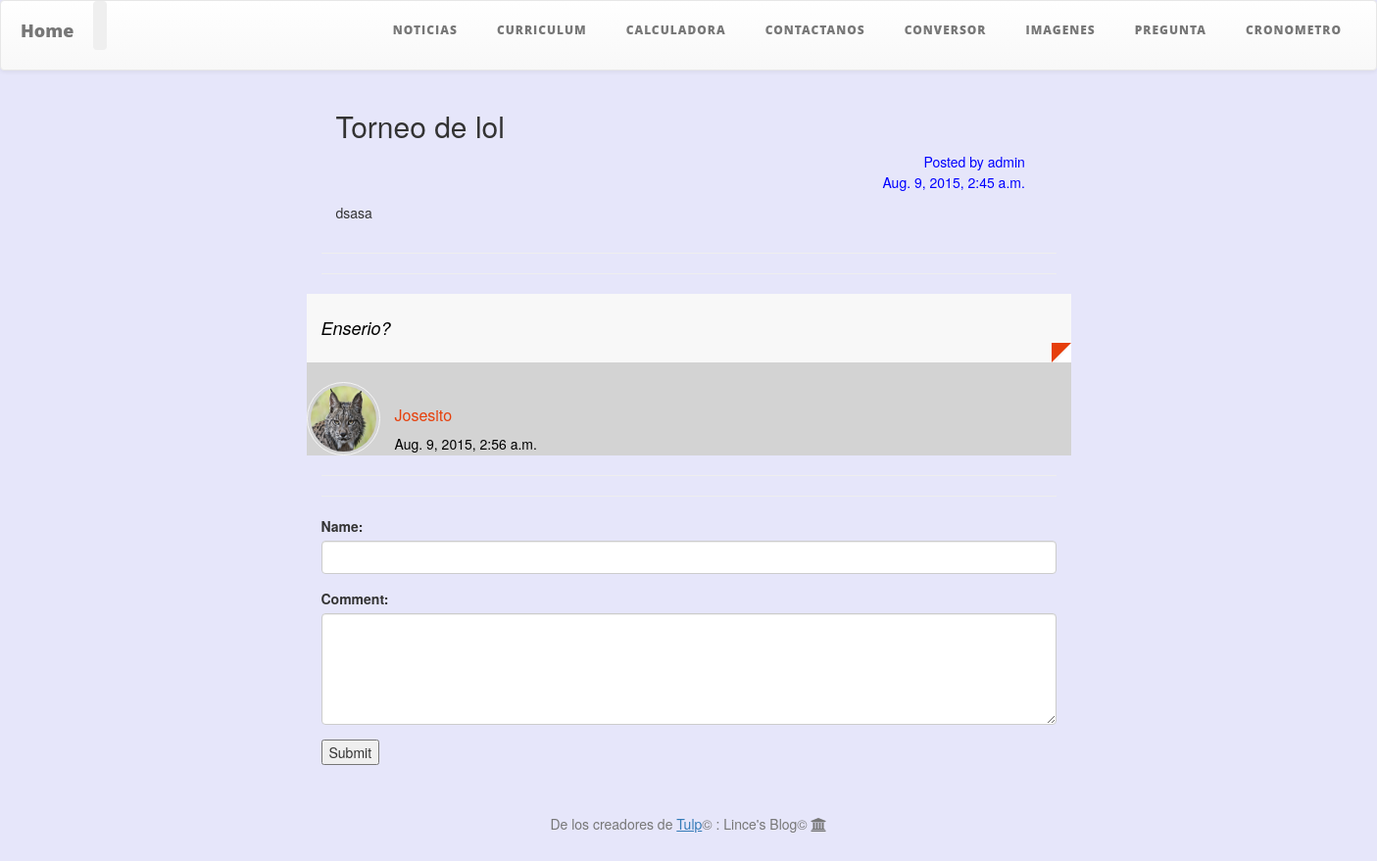
Screenshot of /show_post/3/ with the database file from the repository.
### blogito/models.py (models this page shows, shortened)
class Noticia(models.Model):
    class Meta:
        verbose_name = "Noticia"
        verbose_name_plural = "Noticias"
        ordering=['-fecha']
    titulo = models.CharField(u"Titulo",max_length=200)
    noticia = models.TextField(u"Noticia")
    descripcion = models.TextField(u"Descripcion")
    fecha = models.DateTimeField(u'Fecha del Post',auto_now_add=True)
    categoria = models.ManyToManyField('Categoria')
    published = models.BooleanField(u'Publicado?', default=True)
    autor = models.ForeignKey(User)

class Comentario(models.Model):
    class Meta:
        verbose_name = "Comentario"
        verbose_name_plural = "Comentarios"
        ordering=['-fecha']
    autor = models.CharField(u'Nombre', max_length=100)
    mensaje = models.TextField(u'Mensaje')
    post = models.ForeignKey(Noticia)
    fecha = models.DateTimeField(u'Fecha del Post',auto_now_add=True)

### blogito/views.py (the view)
# urls.py: url(r'^show_post/(?P<id_post>[0-9]+)/$', 'blogito.views.show_post', name='show_post'),
def show_post(request, id_post):
    context = RequestContext(request)
    post = Noticia.objects.get(id=id_post)
    comentarios = Comentario.objects.filter(post_id = id_post)
    return render_to_response('show_post.html',{'post':post, 'comentarios':comentarios}, context)

### blogito/templates/show_post.html (shortened to what this page needs)
{% extends 'base.html' %}
{% load staticfiles %}
{% block content %}
    <div class="container">
            <ul style="list-style-type:none">
                <li>
                <div class="col-md-8 col-md-offset-0" style="margin-left:-5%">
                        <h2 >
                            {{post.titulo}}
                        </h2>
                        <p style="text-align:right;color:blue">
                            Posted by {{post.autor}}<br>
                            {{post.fecha}}
                        </p>
                        <p>
                            {{post.noticia}}
                        </p>
                </div>
                </li>
            </ul>
    </div>
    <hr class="featurette-divider"></hr>
    <hr class="featurette-divider"></hr>
        <div id="mensajes" style="background:lightgrey;"class="row">
                {% include "mensajes.html" %}
        </div>
    <hr class="featurette-divider"></hr>
    <hr class="featurette-divider"></hr>
    <div style="background:;">
        <div class="form-group" >
          <label for="usr">Name:</label>
          <input type="text" id="nombre"class="form-control" id="usr">
        </div>
         <div class="form-group">
          <label for="comment">Comment:</label>
          <textarea class="form-control" id="comentario"rows="5" id="comment"></textarea>
        </div>
        <input type="button" id="send" value="Submit">
        </div>
    </div>
</div>
{% endblock %}

### blogito/templates/mensajes.html
{% load staticfiles %}
{% for comentario in comentarios %}
            <div class="testimonials">
                <div class="active item">
                  <blockquote><h4 style="color:black;">{{comentario.mensaje}}</h4></blockquote>
                  <div class="carousel-info">
                    <img alt="" src="{% static 'css/Images/lince.jpg' %}" class="pull-left">
                    <div class="pull-left">
                      <span class="testimonials-name">{{comentario.autor}}</span>
                      <span class="testimonials-date">{{comentario.fecha}}</span>
                    </div>
                  </div>
                </div>
            </div>
{% endfor %}

### blogito/static/css/clean-blog.css (style rules this page uses)
body { font-family: 'Lora', 'Times New Roman', serif; font-size: 20px; color: #404040; }
p { line-height: 1.5; margin: 30px 0; }
h1, h2, h3, h4, h5, h6 { font-family: 'Open Sans', 'Helvetica Neue', Helvetica, Arial, sans-serif; font-weight: 800; }
blockquote { color: #808080; font-style: italic; }
body { webkit-tap-highlight-color: #0085a1; }

### blogito/static/css/style.css (style rules this page uses)
.testimonials blockquote { background: #f8f8f8 none repeat scroll 0 0; border: medium none; color: #666; display: block; font-size: 14px; line-height: 20px; padding: 15px; position: relative; }
.testimonials blockquote::before { width: 0; height: 0; right: 0; bottom: 0; content: " "; display: block; position: absolute; border-bottom: 20px solid #fff; border-right: 0 solid transparent; border-left: 15px solid transparent; border-left-style: inset; border-bottom-style: inset; }
.testimonials blockquote::after { width: 0; height: 0; right: 0; bottom: 0; content: " "; display: block; position: absolute; border-style: solid; border-width: 20px 20px 0 0; border-color: #e63f0c transparent transparent transparent; }
.testimonials .carousel-info img { border: 1px solid #f5f5f5; border-radius: 150px !important; height: 75px; padding: 3px; width: 75px; }
.testimonials .carousel-info { overflow: hidden; }
.testimonials .carousel-info img { margin-right: 15px; }
.testimonials .carousel-info span { display: block; }
.testimonials span.testimonials-name { color: #e6400c; font-size: 16px; font-weight: 300; margin: 23px 0 7px; }
body { height: 100%; }
body { background-color: lavender; }
.item { color: black; align-text: center; }

### rows the page displays
Noticia: titulo "Torneo de lol", autor "admin", fecha "Aug. 9, 2015, 2:45 a.m.", noticia "dsasa"
Comentario: mensaje "Enserio?", autor "Josesito", fecha "Aug. 9, 2015, 2:56 a.m."
